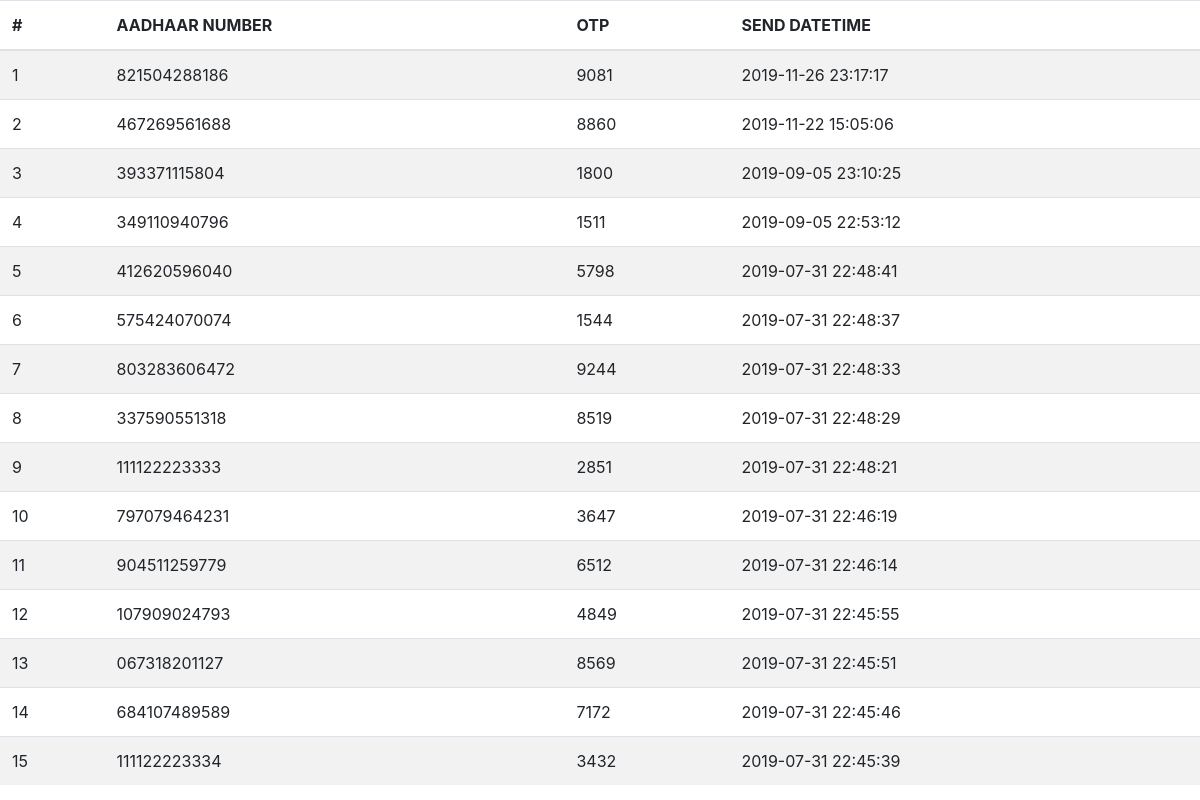
Page /pages/sms/sms.php on the earlier database version.
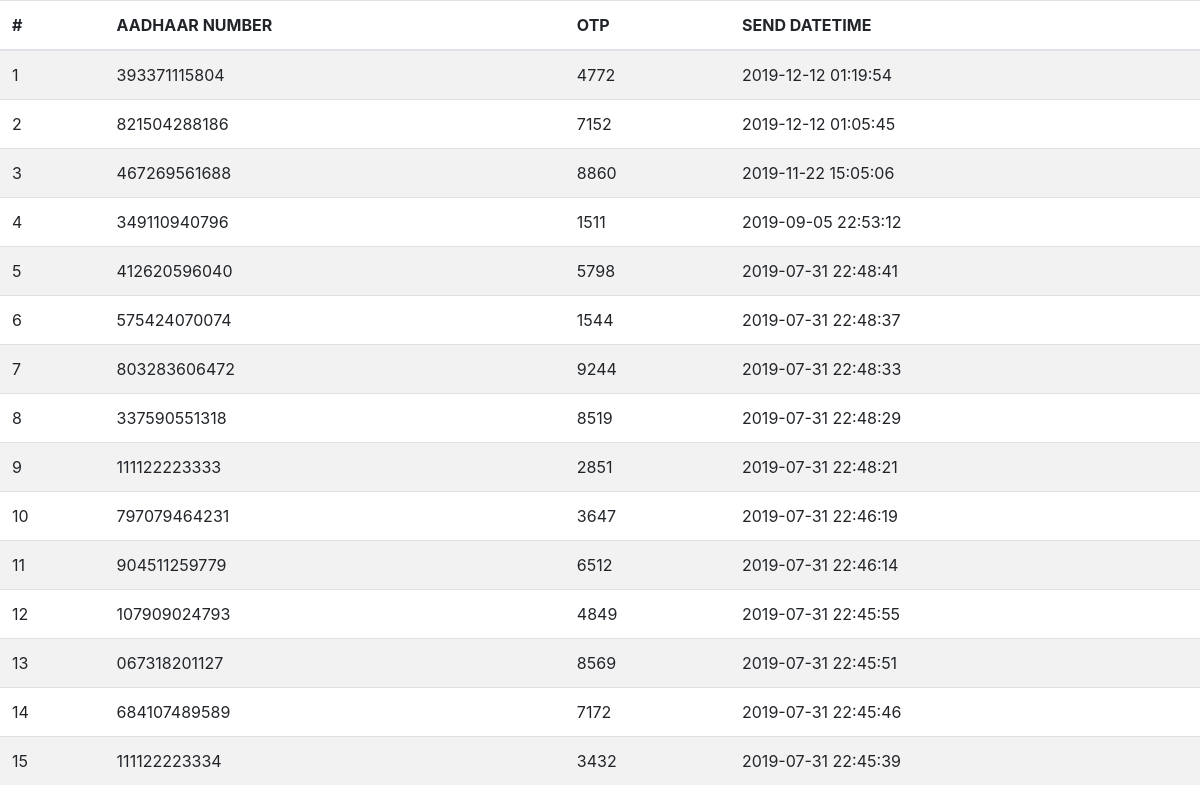
Same page on the later database version.
### tables this page shows
CREATE TABLE IF NOT EXISTS `otp_history` (
  `id` int(11) NOT NULL AUTO_INCREMENT,
  `aadhaar_num` varchar(45) NOT NULL,
  `otp` varchar(45) NOT NULL,
  `date_of_generation` datetime NOT NULL,
  PRIMARY KEY (`id`)
);

### pages/sms/sms.php (the view, shortened to what this page needs)
<!DOCTYPE html>
<html lang="en">
<head>
    <?php include '../../common/head.php'; ?>
    <link rel="stylesheet" href="./pages/sms/sms.css">
</head>
<body>
    <table class="table table-striped">
        <thead>
            <tr>
                <th scope="col">#</th>
                <th scope="col">AADHAAR NUMBER</th>
                <th scope="col">OTP</th>
                <th scope="col">SEND DATETIME</th>
            </tr>
        </thead>
        <tbody>
            <?php
            require '../../config/config.inc.php';
            $sql = "SELECT * FROM otp_history ORDER BY date_of_generation DESC LIMIT 100";
            $result = mysqli_query($conn, $sql);
             if(mysqli_num_rows($result)==0){
                echo '<tr><td colspan="4">No Rows Returned</td></tr>';
             }
             else{
                $rowNumber =1;
                 while($row = mysqli_fetch_assoc($result)){
                     echo "<tr>
                                <td>{$rowNumber}</td>
                                <td>{$row['aadhaar_num']}</td>
                                <td>{$row['otp']}</td>
                                <td>{$row['date_of_generation']}</td>
                            </tr>";
                            $rowNumber++;
                 }
             }
            ?>
        </tbody>
    </table>
</body>
</html>

### common/head.php (shortened to what this page needs)
<?php
function urlBase()
{
    return 'http://localhost/hie';
}
?>
<?php
echo '<link rel="stylesheet" href="' . urlBase() . '/css/style.css">';
echo '<link rel="stylesheet" href="' . urlBase() . '/css/all.css">';
echo '<link rel="stylesheet" href="' . urlBase() . '/css/font-awesome.min.css">';
echo '<link rel="stylesheet" href="' . urlBase() . '/css/header.css">';
echo '<link rel="stylesheet" href="' . urlBase() . '/lib/bootstrap/css/bootstrap.min.css">';
echo '<link rel="stylesheet" href="' . urlBase() . '/lib/bootstrap/css/bootstrap-grid.min.css">';
echo '<link rel="stylesheet" href="' . urlBase() . '/lib/bootstrap/css/bootstrap-reboot.min.css">';
echo '<link rel="stylesheet" href="' . urlBase() . '/lib/jquery.toast.min.css">';
?>

### css/style.css (style rules this page uses)
html, body { height: 100%; width: 100%; margin: 0; padding: 0; position: relative; }

### css/header.css (style rules this page uses)
body { font-size: 0.9rem; }

Differences in the rows shown:
changed otp_history (number 1 of 15 on the later page): otp "1800" → "4772"; date_of_generation "2019-09-05 23:10:25" → "2019-12-12 01:19:54"; moves up the list
changed otp_history (number 2 of 15 on the later page): otp "9081" → "7152"; date_of_generation "2019-11-26 23:17:17" → "2019-12-12 01:05:45"
